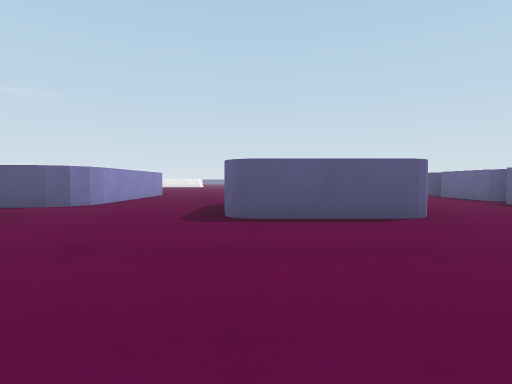
View 1 (above)

24 first-person views from a walk through a Unity game level. The camera is 0.39 m above the floor, tilts 2° down and sees 80° across. The floor is counted in squares, 1 m on a side. Each view is taken from the middle of a square. On the plan, view 1 faces up. The plan holds only what a view shows up to about 9 squares ahead; the rest is blank. The place goes on beyond the plan. Surface patterns are stand-ins for the level's own textures.

View 2
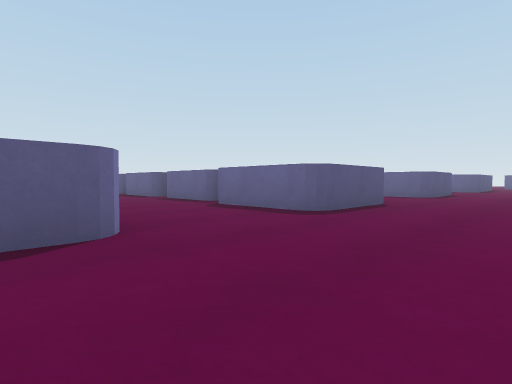

View 3
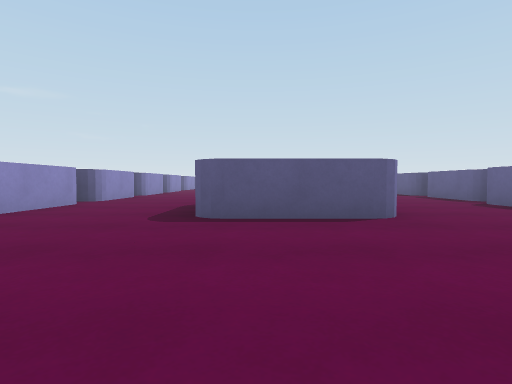

View 4
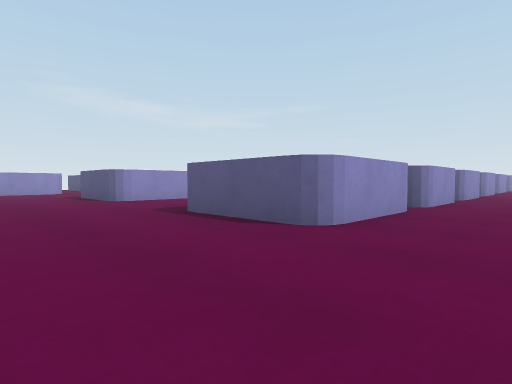

View 5
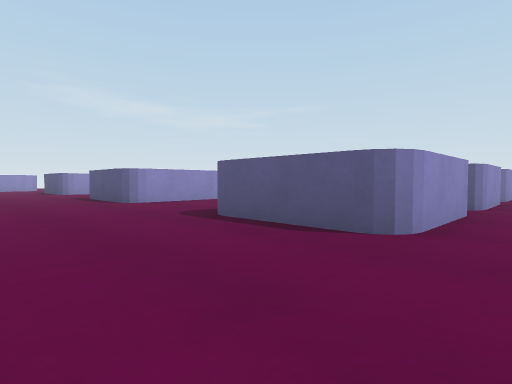

View 6
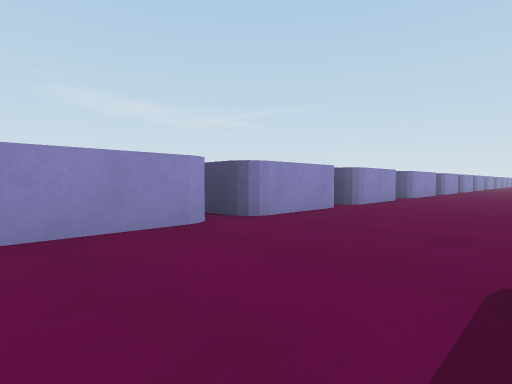

View 7
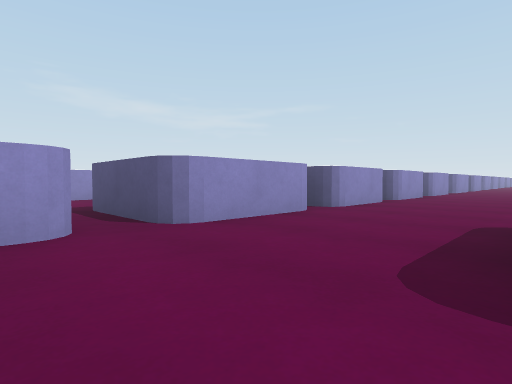

View 8
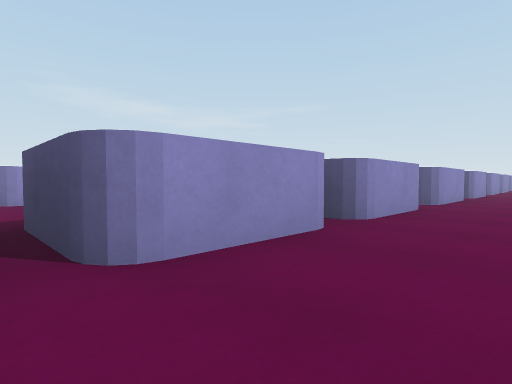

View 9
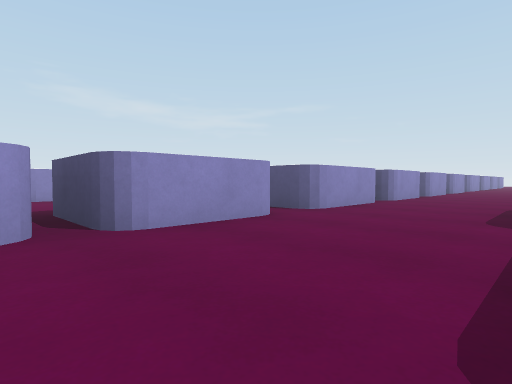

View 10
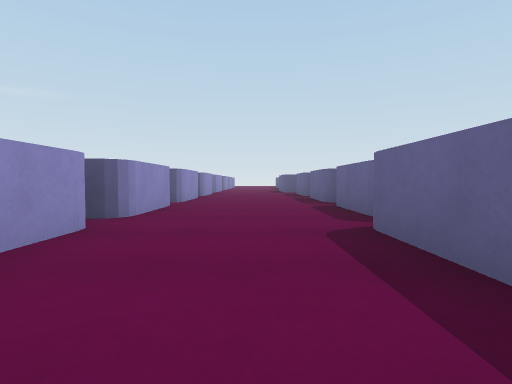

View 11
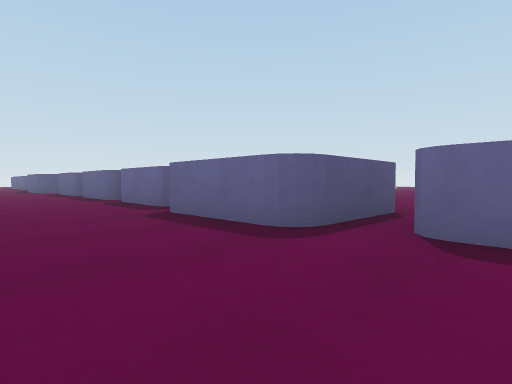

View 12
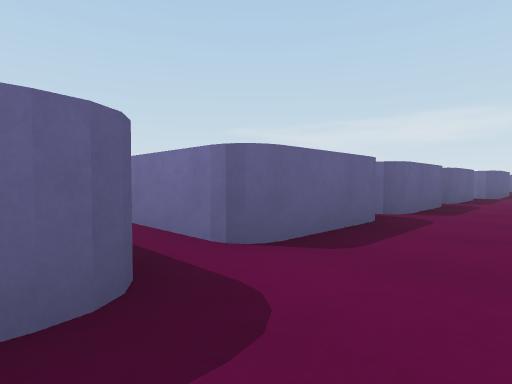

View 13
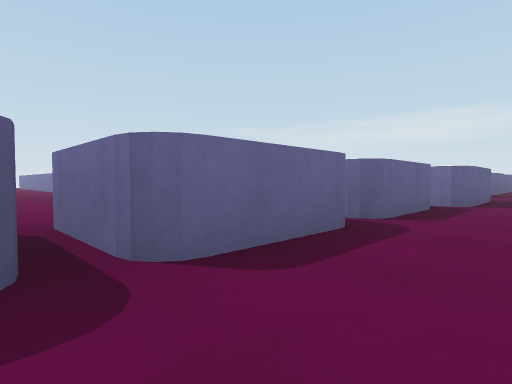

View 14
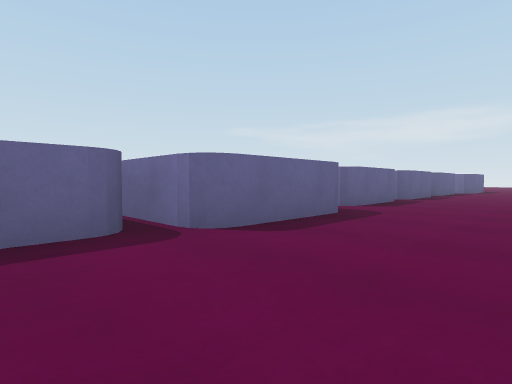

View 15
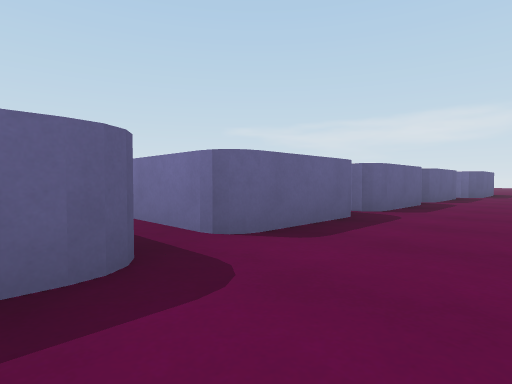

View 16
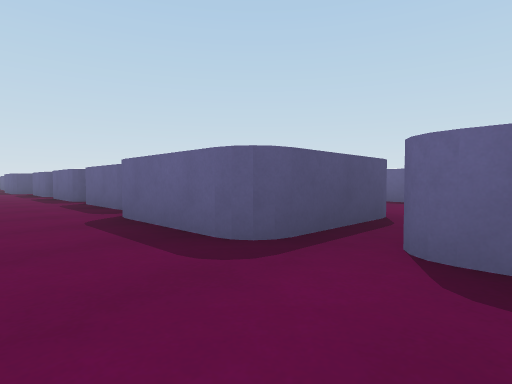

View 17
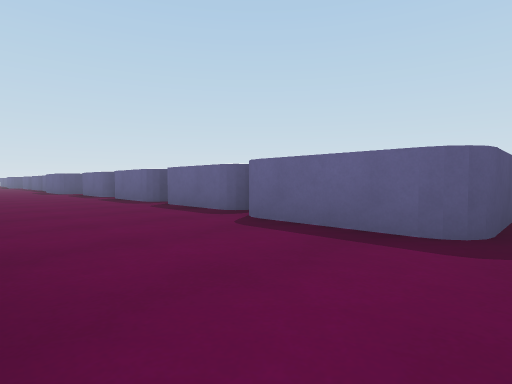

View 18
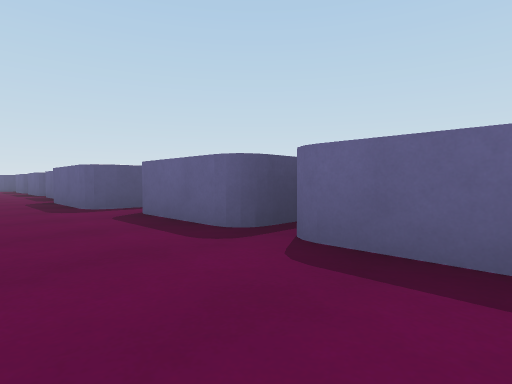

View 19
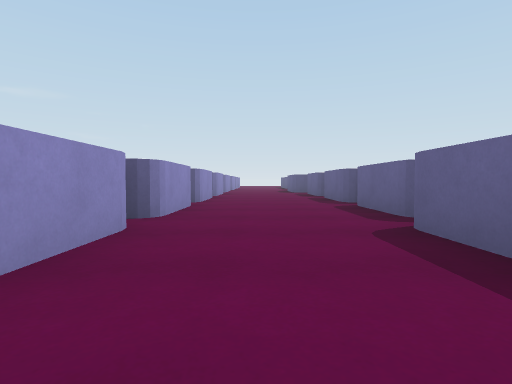

View 20
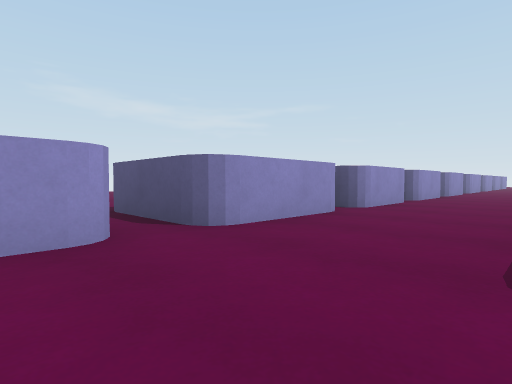

View 21
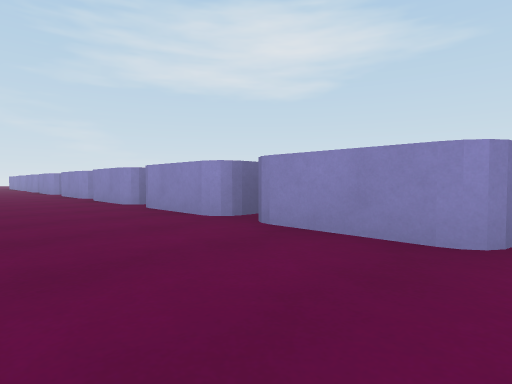

View 22
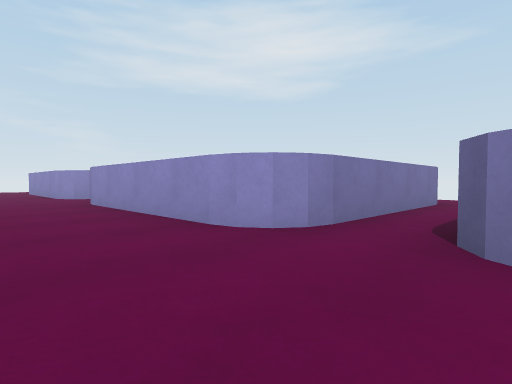

View 23
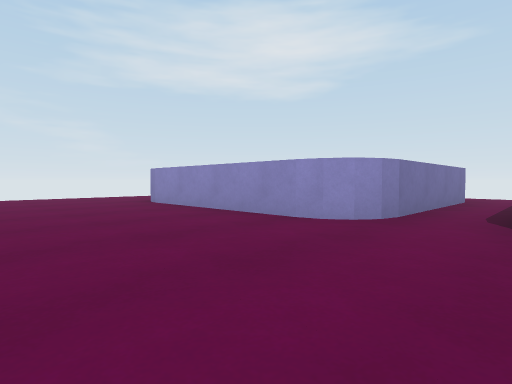

View 24
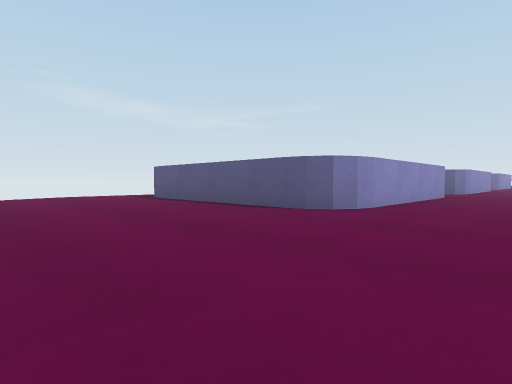

### Floor plan
Points are (right, up) in squares from view 1. A wall is a line through its corners. A room is listed if a view was taken in it or the views show most of it. See-through windows are left out.
Room 1 (views 1, 2, 3, 4, 5, 6, 7, 8, 9, 10, 11, 12, 13, 14, 15, 16, 18, 19, 20, 21, 23, 24)
walls: (4.3, 3.5) (4.3, 5.1); (4.6, 6.1) (4.6, 7.6); (2, 5.1) (2, 3.5); (6.2, 3.2) (4.6, 3.2); (1.6, 3.2) (0, 3.2); (6.6, 5.1) (6.6, 3.5); (2, 7.5) (2, 6.1); (6.6, 7.6) (6.6, 6.1); (4.6, 8.5) (4.6, 10); (9, 3.5) (9, 5.1); (2, 9) (2, 8.5); (9.3, 6.1) (9.3, 7.6); (6.6, 10) (6.6, 8.3); (-2.7, 2.8) (-2.7, -0.5); (4.6, 10.9) (4.6, 12.4); (9.3, 8.5) (9.3, 10); (11, 3.2) (9.2, 3.2); (11.3, 5.1) (11.3, 3.5); (11.3, 7.6) (11.3, 6.1); (9.3, 10.9) (9.3, 12.4); (4.9, 12.7) (6.2, 12.7); (6.6, 12.4) (6.6, 10.9); (11.3, 9.1) (11.3, 8.5); (6.2, 13.3) (4.6, 13.3); (4.3, 13.6) (4.3, 15.2); (-3.6, -2.2) (-3, -2.3) (-2.7, -2.8) (-2.7, -6.5); (9, 13.6) (9, 15.2); (2, 15.2) (2, 13.6); (6.6, 15.2) (6.6, 13.6); (-2.6, -6.2) (-2.7, -6.6) (-3, -7.1) (-6.8, -7.1); (4.6, 16.2) (4.6, 17.8); (-2.7, -6.7) (-3.2, -7.1); (9.2, 15.6) (10.6, 15.6); (9.3, 16.2) (9.3, 17.8); (2, 17.8) (2, 16.2); (6.6, 17.8) (6.6, 16.2); (4.6, 18.6) (4.6, 20.1); (9.3, 18.6) (9.3, 20.1); (2, 20.1) (2, 18.6); (6.6, 20.1) (6.6, 18.4); (4.6, 21.1) (4.6, 22.5); (9.3, 21.1) (9.3, 22.5); (2, 22.5) (2, 21.1); (6.6, 22.5) (6.6, 21.1); (4.3, 23.8) (4.3, 25.5); (9, 23.8) (9, 25.5); (11, 23.5) (9.2, 23.5); (2, 25.5) (2, 23.8); (6.6, 25.5) (6.6, 23.8); (4.6, 26.4) (4.6, 27.9); (9.3, 26.4) (9.3, 27.9); (2, 27.9) (2, 26.5); (6.6, 27.9) (6.6, 26.4); (4.6, 28.9) (4.6, 30.2); (9.3, 28.9) (9.3, 30.2); (2, 30.2) (2, 28.9); (6.6, 30.2) (6.6, 28.9)
ways out: opening at (-8.7, -9) to room 2; opening at (-1.5, 3) to room 2; opening at (2, 13) to room 2; gap at (1, 23) to room 2
Room 2 (views 17, 22)
walls: (-2.7, 8.6) (-2.7, 5.1); (-2.6, 5.4) (-2.7, 5) (-2.9, 4.6); (-3.4, 4.5) (-3.9, 4.5); (1.6, 23.5) (0, 23.5); (-6.8, 3.5) (-3.4, 3.5); (-3.6, 3.6) (-3.1, 3.5); (-2.7, 3.2) (-2.6, 2.7); (-6.8, -2.2) (-3.4, -2.2)
ways out: opening at (-8.7, -9) to room 1; opening at (-1.5, 3) to room 1; opening at (2, 13) to room 1; gap at (1, 23) to room 1

Where each view was taken, in squares from view 1:
view 1: 0 up, 0 right, facing up
view 2: 1 up, 1 right, facing up-right
view 3: 0 up, 5 right, facing up
view 4: 1 up, 8 right, facing up-left
view 5: 1 up, 12 right, facing up-left
view 6: 6 up, 9 right, facing up-left
view 7: 12 up, 9 right, facing up-left
view 8: 18 up, 8 right, facing up-left
view 9: 20 up, 9 right, facing up-left
view 10: 23 up, 8 right, facing up
view 11: 22 up, 7 right, facing up-right
view 12: 24 up, 8 right, facing down-right
view 13: 21 up, 8 right, facing down-right
view 14: 17 up, 7 right, facing down-right
view 15: 14 up, 3 right, facing down-right
view 16: 12 up, 3 right, facing up-right
view 17: 13 up, 2 right, facing up-right
view 18: 19 up, 3 right, facing up-right
view 19: 23 up, 3 right, facing up
view 20: 22 up, 4 right, facing up-left
view 21: 23 up, 4 right, facing down-left
view 22: 5 up, 1 left, facing down-left
view 23: 1 down, 0 right, facing down-left
view 24: 10 down, 1 left, facing up-left
